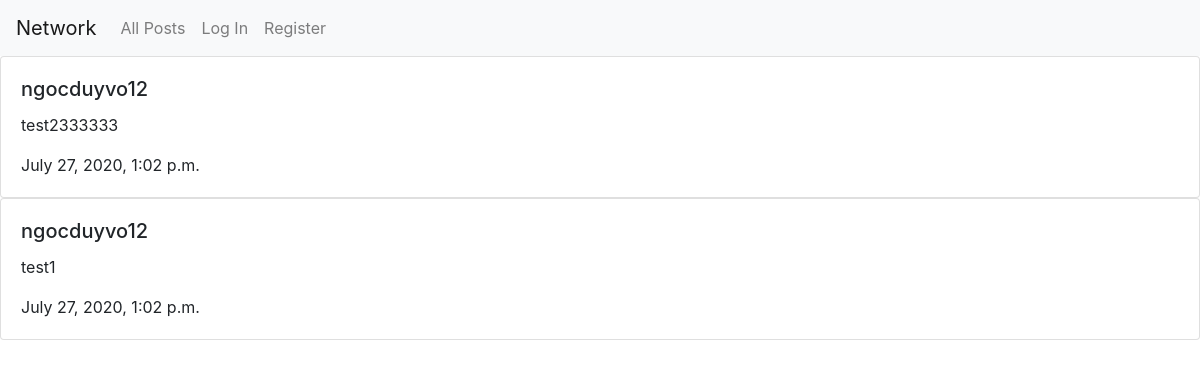
Before: /profile/1 with the older database file.
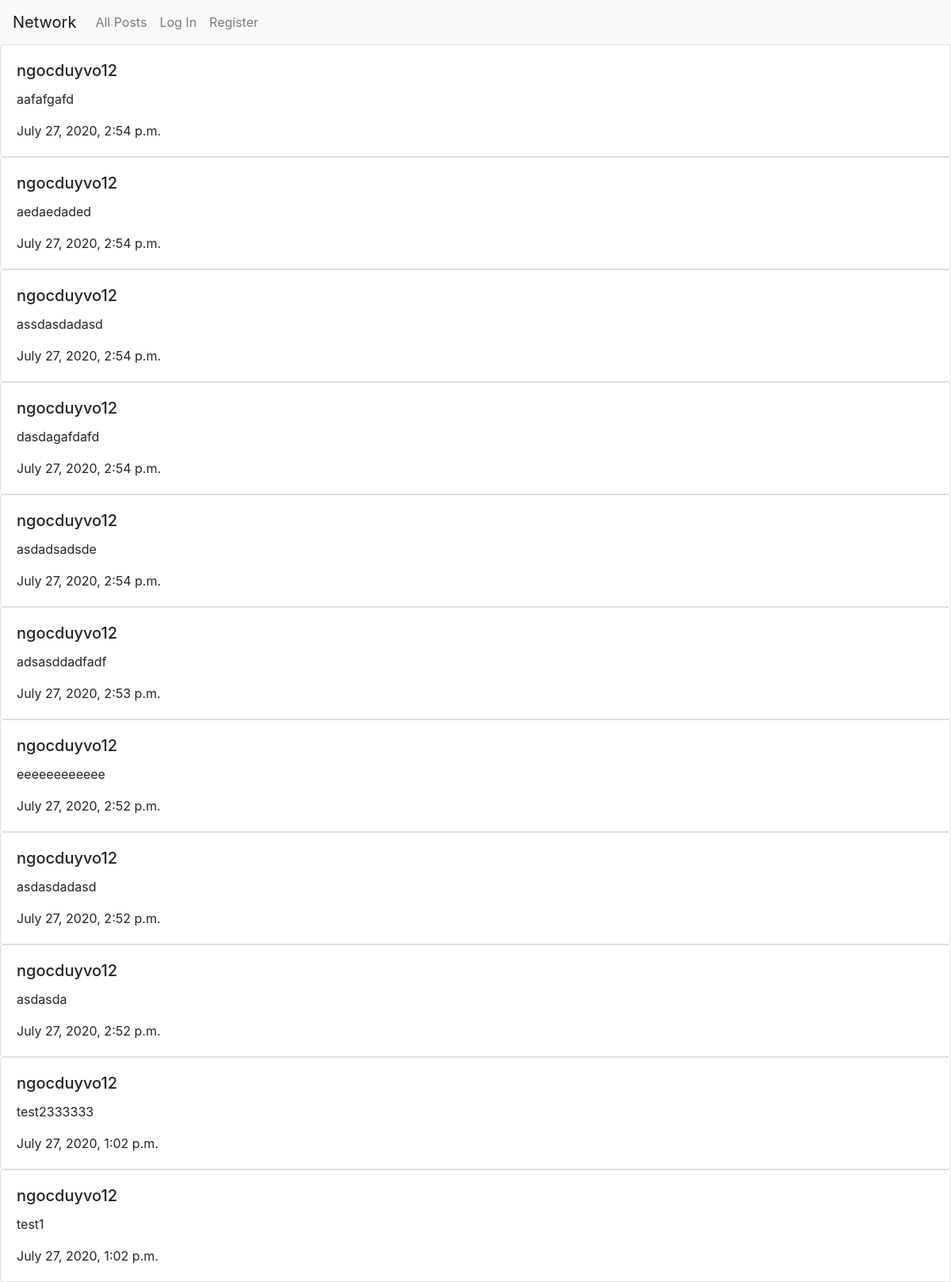
After: the same page with the newer database file.
### network/models.py (models this page shows, shortened)
class Post(models.Model):
    user = models.ForeignKey("User", on_delete=models.CASCADE, related_name="user")
    poster = models.ForeignKey("User", on_delete=models.CASCADE, related_name="poster")
    content = models.TextField()
    timestamp = models.DateTimeField(auto_now_add=True, verbose_name="Posted at")
    likes = models.ManyToManyField("User", related_name="likes", blank= True, null=True)

class User(AbstractUser):
    following = models.ManyToManyField('self', blank= True, related_name="following")

### network/views.py (the view)
# urls.py: path("profile/<int:id>", views.profile, name="profile"),
def profile(request, id):
    posts = Post.objects.filter(
        poster = id
    )
    posts = posts.order_by("-timestamp").all()
    if request.user.id == id:
        owner = True
    else:
        owner = False
    if (len(posts) == 0):
        return render(request, 'network/profile.html', {
            "empty": True,
            "owner":owner
        })
    else:
        return render(request, 'network/profile.html', {
            "posts": posts,
            "id": id,
            "owner": owner
        })

### network/templates/network/profile.html (shortened to what this page needs)
{% extends "network/layout.html" %}
{% load static %}
{% block body %}
<div id="compose-view">
    <div id="profile-view">
        {% if empty %}
        <div class="alert alert-success" role="alert">
            This user has not posted anything
        </div>
        {% else %}
        {% for post in posts %}
        <div class="card">
            <div class="card-body">
                <h5 class="card-title">{{post.poster}}</h5>
                <p class="card-text" id="post-{{post.id}}" value="{{post.content}}">{{post.content}}</p>
                <p class="card-text">{{post.timestamp}}</p>
            </div>
            </div>
        </div>
        {% endfor %}
        {% endif %}
    </div>
    {% endblock %}

Changed rows visible on the page:
added Post: poster "ngocduyvo12", content "aafafgafd", timestamp "July 27, 2020, 2:54 p.m."
added Post: poster "ngocduyvo12", content "aedaedaded", timestamp "July 27, 2020, 2:54 p.m."
added Post: poster "ngocduyvo12", content "assdasdadasd", timestamp "July 27, 2020, 2:54 p.m."
added Post: poster "ngocduyvo12", content "dasdagafdafd", timestamp "July 27, 2020, 2:54 p.m."
added Post: poster "ngocduyvo12", content "asdadsadsde", timestamp "July 27, 2020, 2:54 p.m."
added Post: poster "ngocduyvo12", content "adsasddadfadf", timestamp "July 27, 2020, 2:53 p.m."
added Post: poster "ngocduyvo12", content "eeeeeeeeeeee", timestamp "July 27, 2020, 2:52 p.m."
added Post: poster "ngocduyvo12", content "asdasdadasd", timestamp "July 27, 2020, 2:52 p.m."
added Post: poster "ngocduyvo12", content "asdasda", timestamp "July 27, 2020, 2:52 p.m."
